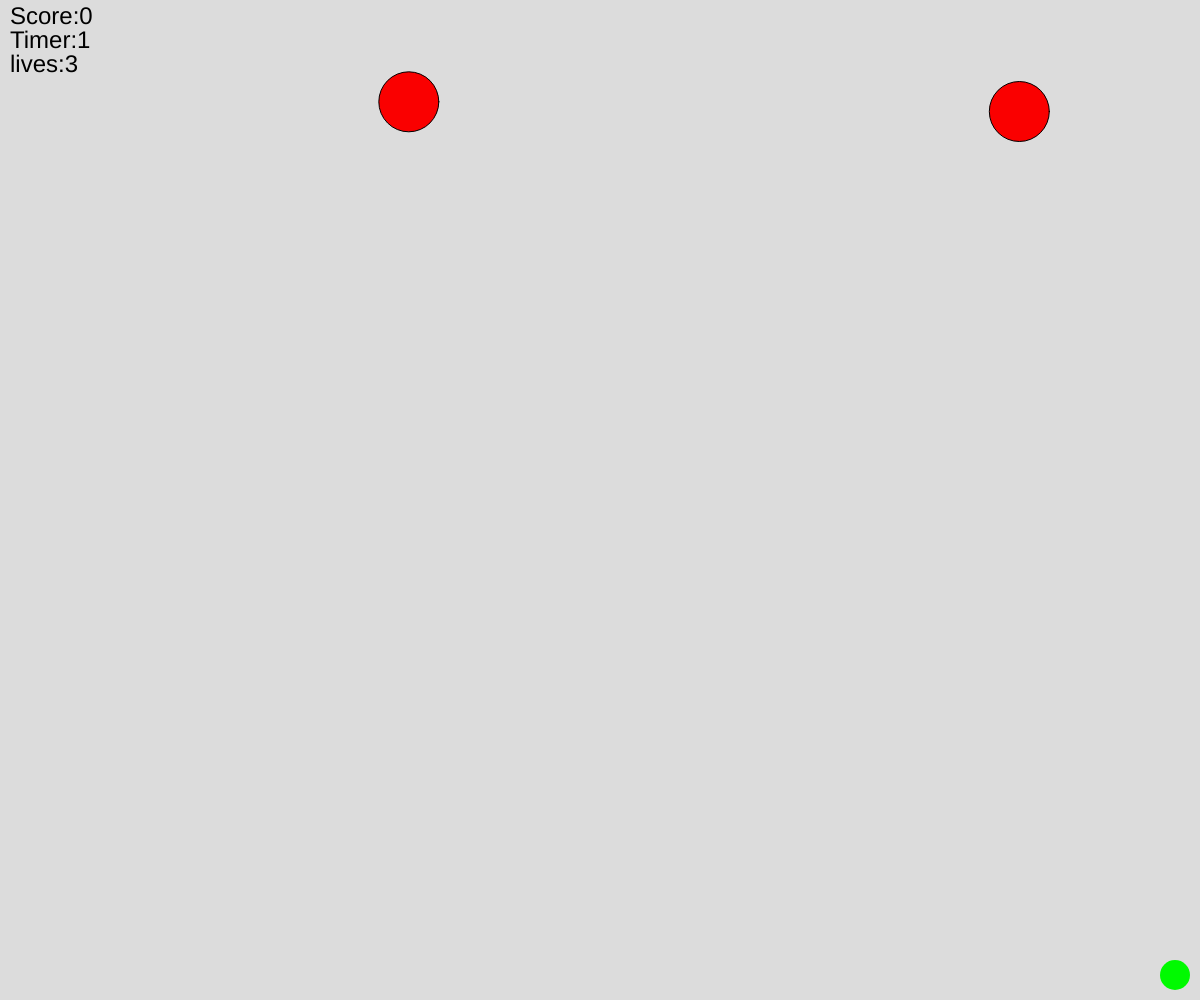
Frame 1 (no input)
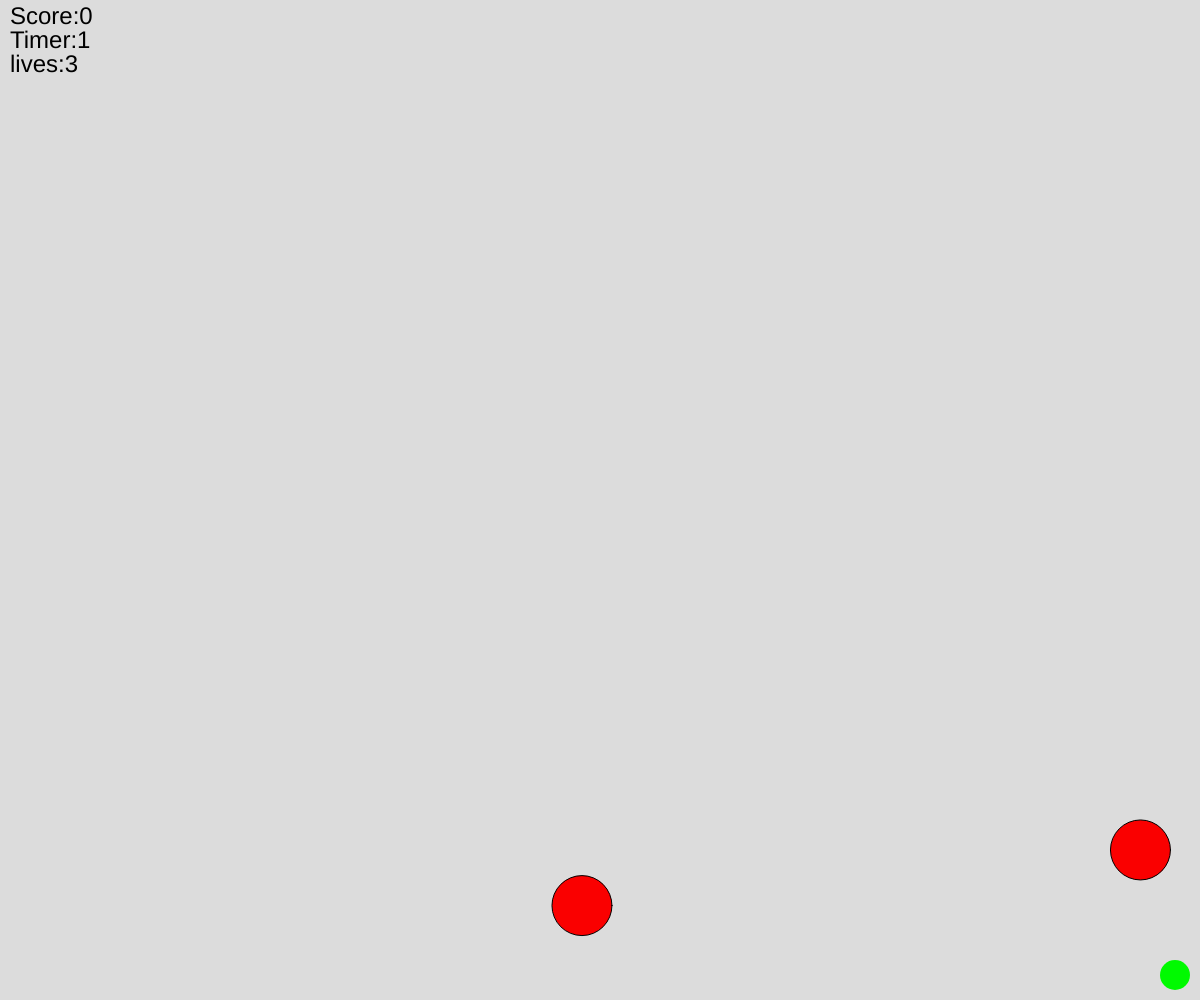
Frame 60 (no input)
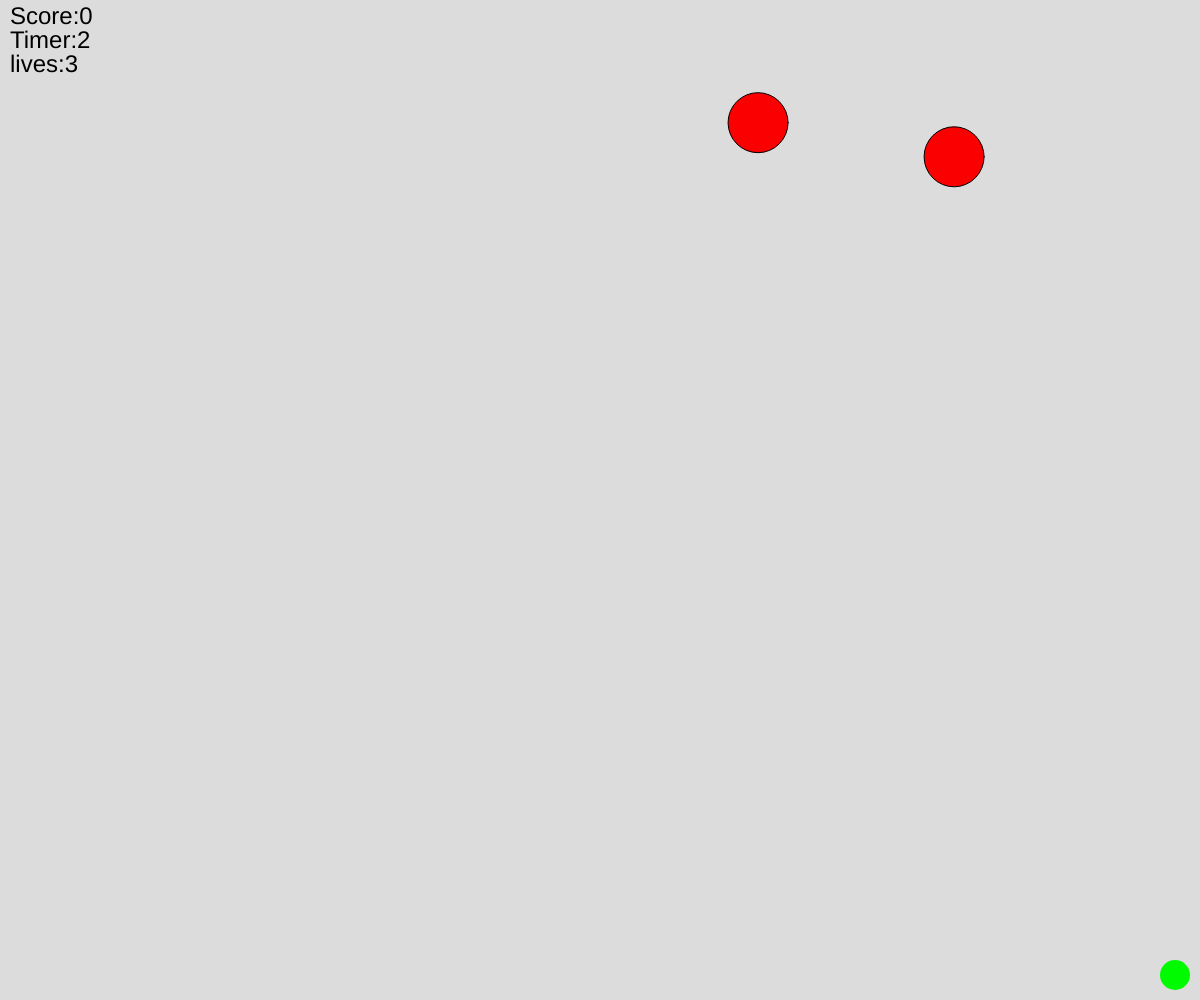
Frame 120 (the mouse pressed at the canvas centre since frame 60)

The p5.js sketch that drew these frames (run headless with seeded random() and noise() and a simulated clock; from frame 60 on, the mouse is pressed at the canvas centre):

// p5.js sketch
// ── sketch.js

let player;
let foods = [];
let enemys = []
let score = 0
let timer = 0
let lives = 3
function countTimer(){
  timer = timer + 1
  setTimeout(countTimer, 1000);
}

function setup() {
  createCanvas(innerWidth, innerHeight);
  player = new Player(width-25, height-25);
  for (i=0; i<10; i++) foods.push(new Food(
  random (5, width-5),
  random (5, height-5)
  ));
  for (i=0; i<2; i++) enemys.push(new Enemy(
  random (50, width-50),
  random (100, 125),
  random (2, 4),
  random (2, 4),
  22.5
  ));
  countTimer();
}

function draw() {
  background(220);
  player.draw();
  player.move();
  player.checkCollision(foods, function() {
    foods.splice(i, 1)
    score = score + 1
  });
  enemys.forEach( function (enemy){
    enemy.draw();
    enemy.move();
    enemy.size();
  });
  player.checkCollision(enemys, function(enemy, dx, dy) {
    lives = lives - 1
    if(lives < 1) {
      background(0)
      fill(255)
      textAlign(CENTER)
      text("Game Over", width/2, height/2)
      noLoop()
    };
    enemy.vx = dx*0.3
    enemy.vy = dy*0.3
  });
  
  foods.forEach( function (food){
    //food.draw();
  });
  
  
  fill(0)
  textSize(24)
  text("Score:" + score, 10, 24)
  text("Timer:" + timer, 10, 48)
  text("lives:" + lives, 10, 72)
  
  
  
}
// ── enemy.js
class Enemy {
    constructor(sx, sy, svx, svy){
      this.x = sx
      this.y = sy
      this.vx = svx
      this.vy = svy
      this.r = 30
      this.d = this.r * 2
      
    }
    draw(){
      push();
      fill (250, 0, 0)
      circle (this.x, this.y, 2*this.r)
      pop();
    }
    move(){
      this.y = this.y + this.vy
      if(this.y>height-this.r) this.vy = -this.vy - 0.35
      if(this.y<this.r) this.vy= -this.vy
      this.x = this.x + this.vx
      if(this.x>width-this.r) this.vx = -this.vx
      if(this.x<this.r) this.vx= -this.vx
      this.vy = this.vy+0.35
    }
    size(){
      let v = noise(millis() / 1000)
      //if(timer == 4) this.r = this.r * 1.01
      if(v > 0.7) this.r = this.r * 1.01
      if(v < 0.2) this.r = this.r /1.01
      this.r = constrain(this.r, 20, 60)
      this.d = this.r * 2
      console.log()
    }
    collision() { 
    
    }
  }
// ── food.js
class Food {
    constructor(sx,sy, svx, svy) {
      this.x = sx   
      this.y = sy
      this.r = 5
      this.d = this.r * 2
    }
      draw (){
      
      fill(50,0,50)
      circle(this.x, this.y, this.d)
    }
  }
// ── player.js
class Player {
    constructor(sx, sy) {
      this.x = sx
      this.y = sy
      this.vx = 0
      this.vy = 0
      this.d = 30
    }
    keyboard() {
      if (keyIsDown(RIGHT_ARROW)) this.vx += 1;
      if (keyIsDown(LEFT_ARROW)) this.vx += -1;
    }
    move () {
      this.keyboard();
      this.x = this.x + this.vx
      this.y = this.y + this.vy
      this.vx = this.vx * 0.9;
      this.vy = this.vy * 0.9;
    }
    checkCollision(others, action) {
      others.forEach((other, i) => {
        let dx = other.x - this.x
        let dy = other.y - this.y
        let d = sqrt(dx*dx + dy*dy)
        if ((other.d+this.d)/2 > d){
          action(other, dx, dy);
  
        }
      });
    }
    draw() {
      push();
      noStroke()
      fill(0, 250, 0)
      circle(this.x, this.y, this.d)
      pop();
    }
  }
